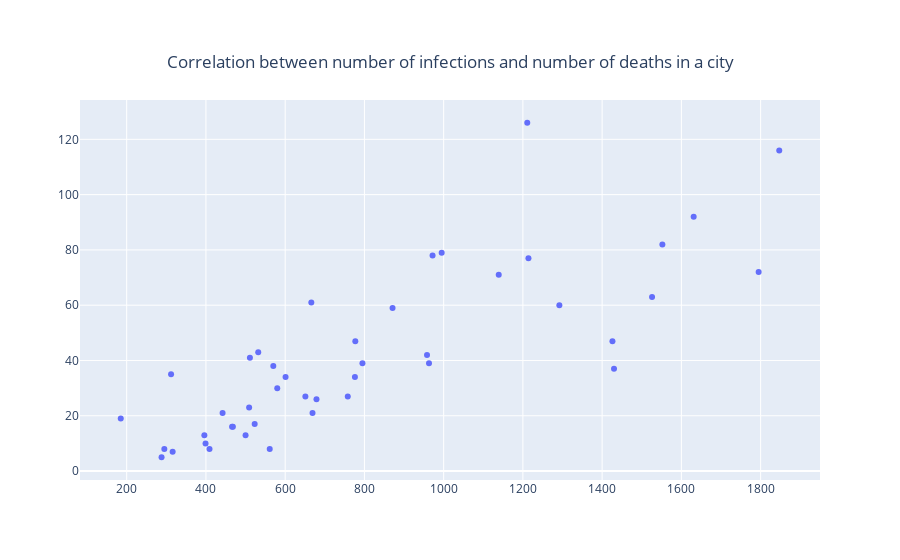

Write notebook code for a chart like this one.
### Code cell
# Plotly
scatter_fig = go.Figure(data=go.Scatter(x=infections_data.values, y=deaths_data.values,  mode='markers'))
scatter_fig.update_layout(    title={
        'text':'Correlation between number of infections and number of deaths in a city',
        'y':0.9,
        'x':0.5,
        'xanchor': 'center',
        'yanchor': 'top'})
scatter_fig.show()

### Figure 1 — Plotly figure (JSON) as saved in the notebook; plotly's stock layout.template omitted (floating-point values rounded to 4 significant figures)
{"data": [{"mode": "markers", "type": "scatter", "x": [651, 185, 601, 1426, 295, 1139, 758, 532, 669, 1847, 972, 570, 795, 316, 511, 958, 466, 777, 995, 396, 468, 666, 1795, 399, 500, 442, 1211, 1430, 409, 523, 561, 1631, 1552, 963, 679, 871, 580, 776, 1526, 1292, 509, 288, 312, 1214], "y": [27, 19, 34, 47, 8, 71, 27, 43, 21, 116, 78, 38, 39, 7, 41, 42, 16, 47, 79, 13, 16, 61, 72, 10, 13, 21, 126, 37, 8, 17, 8, 92, 82, 39, 26, 59, 30, 34, 63, 60, 23, 5, 35, 77]}], "layout": {"autosize": true, "title": {"text": "Correlation between number of infections and number of deaths in a city", "x": 0.5, "xanchor": "center", "y": 0.9, "yanchor": "top"}, "xaxis": {"autorange": true, "range": [85.29, 1947.0], "type": "linear"}, "yaxis": {"autorange": true, "range": [-3.863, 134.9], "type": "linear"}}}
